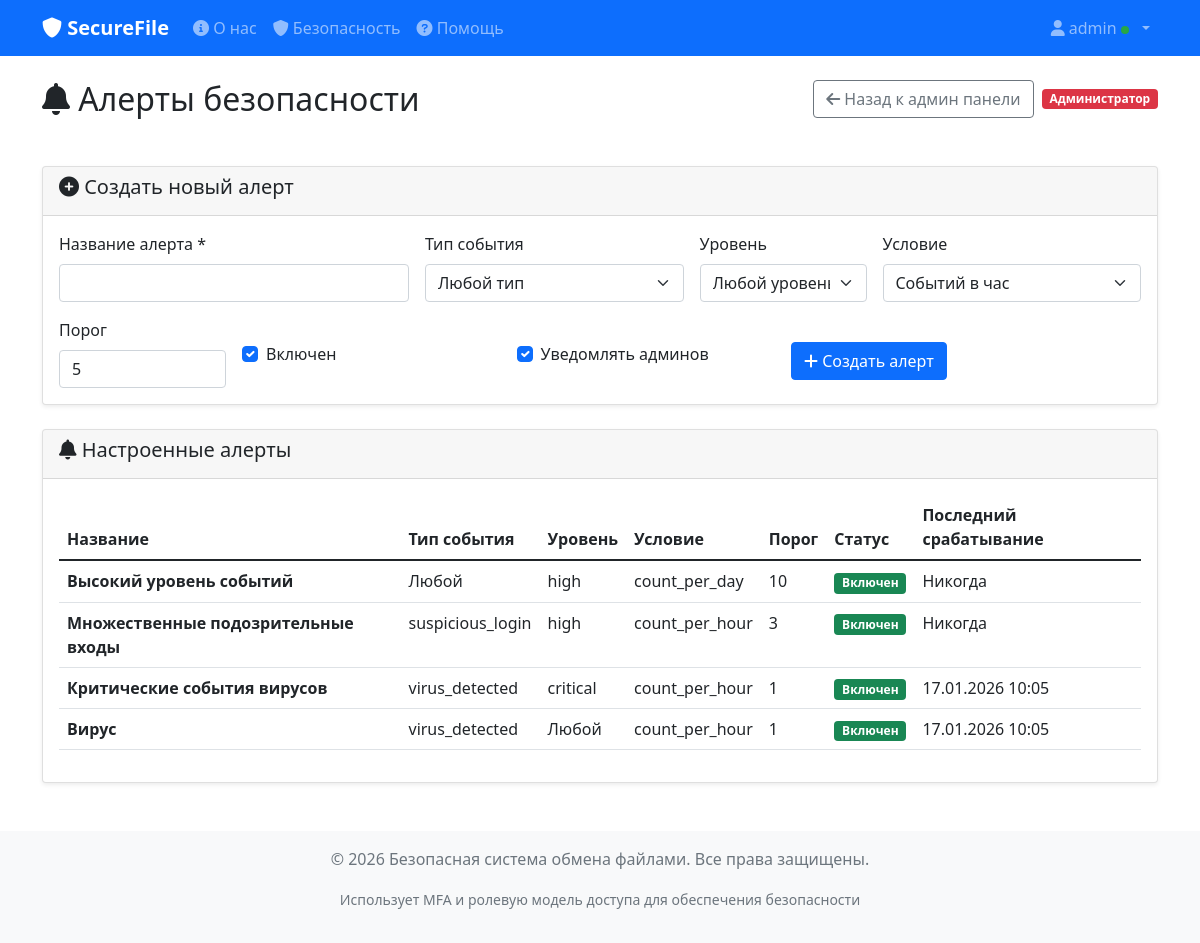
/admin/security/alerts (signed in), run on the app's committed database.
### app.py (models this page shows, shortened)
class User(UserMixin, db.Model):
    id = db.Column(db.Integer, primary_key=True)
    username = db.Column(db.String(80), unique=True, nullable=False)
    email = db.Column(db.String(120), unique=True, nullable=False)
    password_hash = db.Column(db.String(120), nullable=False)
    mfa_secret = db.Column(db.String(32), nullable=True)
    mfa_enabled = db.Column(db.Boolean, default=False)
    role_id = db.Column(db.Integer, db.ForeignKey('role.id'), nullable=False)
    department_id = db.Column(db.Integer, db.ForeignKey('department.id'), nullable=True)
    managed_department_id = db.Column(db.Integer, db.ForeignKey('department.id'), nullable=True)
    status = db.Column(db.String(20), default='pending')  # pending, active, rejected, blocked
    status_reason = db.Column(db.Text)
    is_enabled = db.Column(db.Boolean, default=True)
    created_at = db.Column(db.DateTime, default=moscow_now)
    last_login = db.Column(db.DateTime)
    force_mfa_override = db.Column(db.Boolean, nullable=True)  # None - inherit
    role = db.relationship('Role', backref='users')
    department = db.relationship('Department', foreign_keys=[department_id])
    managed_department = db.relationship('Department', foreign_keys=[managed_department_id])
    files = db.relationship('File', backref='owner', lazy=True)
    @property
    def is_active(self):
        return self.status == 'active' and self.is_enabled

class SecurityAlert(db.Model):
    id = db.Column(db.Integer, primary_key=True)
    name = db.Column(db.String(100), nullable=False)
    event_type = db.Column(db.String(50))
    severity = db.Column(db.String(20))
    condition = db.Column(db.String(100))  # count_per_hour, count_per_day, etc.
    threshold = db.Column(db.Integer, default=5)
    enabled = db.Column(db.Boolean, default=True)
    notify_admins = db.Column(db.Boolean, default=True)
    created_at = db.Column(db.DateTime, default=moscow_now)
    last_triggered = db.Column(db.DateTime, nullable=True)

### app.py (the view)
@app.route('/admin/security/alerts')
@login_required
@role_required('admin_access')
def admin_security_alerts():
    alerts = SecurityAlert.query.order_by(SecurityAlert.created_at.desc()).all()
    return render_template('admin_security_alerts.html', alerts=alerts)

### app.py (called while the page is built, shortened)
@app.before_request
def update_session():
    if request.endpoint in ('static', 'login', 'register', 'index', 'about', 'help'):
        return None
    if current_user.is_authenticated:
        session_id = flask_session.get('session_id')

@login_manager.user_loader
def load_user(user_id):
    return User.query.get(int(user_id))

def role_required(permission):
    def decorator(f):
        @wraps(f)
        def decorated_function(*args, **kwargs):
            if not current_user.is_authenticated:
                return redirect(url_for('login'))
            if not current_user.role.has_permission(permission):
                flash('У вас нет прав для выполнения этого действия', 'error')
                return redirect(url_for('dashboard'))
            return f(*args, **kwargs)
        return decorated_function
    return decorator

    def has_permission(self, permission):
        import json
        perms = json.loads(self.permissions or '[]')
        return permission in perms

### templates/admin_security_alerts.html (shortened to what this page needs)
{% extends "base.html" %}
{% block content %}
<div class="row mb-4">
    <div class="col-12">
        <div class="d-flex justify-content-between align-items-center mb-4 flex-wrap gap-2">
            <h2 class="mb-0"><i class="fas fa-bell"></i> Алерты безопасности</h2>
            <div class="d-flex align-items-center gap-2">
                <a href="{{ url_for('admin_panel') }}" class="btn btn-outline-secondary">
                    <i class="fas fa-arrow-left"></i> Назад к админ панели
                </a>
                <span class="badge bg-danger">Администратор</span>
            </div>
        </div>
    </div>
</div>
<div class="row mb-4">
    <div class="col-12">
        <div class="card">
            <div class="card-header">
                <h5><i class="fas fa-plus-circle"></i> Создать новый алерт</h5>
            </div>
            <div class="card-body">
                <form method="POST" action="{{ url_for('admin_create_alert') }}">
                    <div class="row g-3">
                        <div class="col-md-4">
                            <label for="name" class="form-label">Название алерта *</label>
                            <input type="text" class="form-control" id="name" name="name" required>
                        </div>
                        <div class="col-md-3">
                            <label for="event_type" class="form-label">Тип события</label>
                            <select class="form-select" id="event_type" name="event_type">
                                <option value="">Любой тип</option>
                            </select>
                        </div>
                        <div class="col-md-2">
                            <label for="severity" class="form-label">Уровень</label>
                            <select class="form-select" id="severity" name="severity">
                                <option value="">Любой уровень</option>
                            </select>
                        </div>
                        <div class="col-md-3">
                            <label for="condition" class="form-label">Условие</label>
                            <select class="form-select" id="condition" name="condition">
                                <option value="count_per_hour">Событий в час</option>
                            </select>
                        </div>
                        <div class="col-md-2">
                            <label for="threshold" class="form-label">Порог</label>
                            <input type="number" class="form-control" id="threshold" name="threshold" value="5" min="1">
                        </div>
                        <div class="col-md-3">
                            <div class="form-check mt-4">
                                <input class="form-check-input" type="checkbox" id="enabled" name="enabled" checked>
                                <label class="form-check-label" for="enabled">Включен</label>
                            </div>
                        </div>
                        <div class="col-md-3">
                            <div class="form-check mt-4">
                                <input class="form-check-input" type="checkbox" id="notify_admins" name="notify_admins" checked>
                                <label class="form-check-label" for="notify_admins">Уведомлять админов</label>
                            </div>
                        </div>
                        <div class="col-md-4">
                            <button type="submit" class="btn btn-primary mt-4">
                                <i class="fas fa-plus"></i> Создать алерт
                            </button>
                        </div>
                    </div>
                </form>
            </div>
        </div>
    </div>
</div>
<div class="row">
    <div class="col-12">
        <div class="card">
            <div class="card-header">
                <h5><i class="fas fa-bell"></i> Настроенные алерты</h5>
            </div>
            <div class="card-body">
                <div class="table-responsive">
                    <table class="table table-hover">
                        <thead>
                            <tr>
                                <th>Название</th>
                                <th>Тип события</th>
                                <th>Уровень</th>
                                <th>Условие</th>
                                <th>Порог</th>
                                <th>Статус</th>
                                <th>Последний срабатывание</th>
                            </tr>
                        </thead>
                        <tbody>
                            {% for alert in alerts %}
                            <tr>
                                <td><strong>{{ alert.name }}</strong></td>
                                <td>{{ alert.event_type or 'Любой' }}</td>
                                <td>{{ alert.severity or 'Любой' }}</td>
                                <td>{{ alert.condition }}</td>
                                <td>{{ alert.threshold }}</td>
                                <td>
                                    <span class="badge bg-{{ 'success' if alert.enabled else 'secondary' }}">
                                        {{ 'Включен' if alert.enabled else 'Выключен' }}
                                    </span>
                                </td>
                                <td>{{ alert.last_triggered.strftime('%d.%m.%Y %H:%M') if alert.last_triggered else 'Никогда' }}</td>
                            </tr>
                            {% endfor %}
                        </tbody>
                    </table>
                </div>
            </div>
        </div>
    </div>
</div>
{% endblock %}

### templates/base.html (shortened to what this page needs)
<!DOCTYPE html>
<html lang="ru">
<head>
    <link href="https://cdn.jsdelivr.net/npm/bootstrap@5.1.3/dist/css/bootstrap.min.css" rel="stylesheet">
    <link href="https://cdnjs.cloudflare.com/ajax/libs/font-awesome/6.0.0/css/all.min.css" rel="stylesheet">
</head>
<body>
    <nav class="navbar navbar-expand-lg navbar-dark bg-primary">
        <div class="container">
            <a class="navbar-brand" href="{{ url_for('index') }}">
                <i class="fas fa-shield-alt"></i> SecureFile
            </a>
            {% if current_user.is_authenticated %}
            <div class="collapse navbar-collapse" id="navbarNav">
                <ul class="navbar-nav me-auto">
                    <li class="nav-item">
                        <a class="nav-link" href="{{ url_for('about') }}">
                            <i class="fas fa-info-circle"></i> О нас
                        </a>
                    </li>
                    <li class="nav-item">
                        <a class="nav-link" href="{{ url_for('security') }}">
                            <i class="fas fa-shield-alt"></i> Безопасность
                        </a>
                    </li>
                    <li class="nav-item">
                        <a class="nav-link" href="{{ url_for('help') }}">
                            <i class="fas fa-question-circle"></i> Помощь
                        </a>
                    </li>
                </ul>
                <ul class="navbar-nav">
                    <li class="nav-item dropdown">
                        <a class="nav-link dropdown-toggle" href="#" id="navbarDropdown" role="button" data-bs-toggle="dropdown">
                            <i class="fas fa-user"></i> {{ current_user.username }}
                            <span class="mfa-status {% if current_user.mfa_enabled %}mfa-enabled{% else %}mfa-disabled{% endif %}"></span>
                        </a>
                    </li>
                </ul>
            </div>
            {% endif %}
        </div>
    </nav>
    <div class="container mt-4">
        {% block content %}{% endblock %}
    </div>
    <footer class="bg-light text-center text-muted py-3 mt-5">
        <div class="container">
            <p>&copy; 2026 Безопасная система обмена файлами. Все права защищены.</p>
            <p><small>Использует MFA и ролевую модель доступа для обеспечения безопасности</small></p>
        </div>
    </footer>
</body>
</html>

### templates/base.html (style rules this page uses)
.navbar-brand { font-weight: bold; }
.card { box-shadow: 0 0.125rem 0.25rem rgba(0, 0, 0, 0.075); border: 1px solid rgba(0, 0, 0, 0.125); }
.mfa-status { display: inline-block; width: 8px; height: 8px; border-radius: 50%; margin-right: 5px; }
.mfa-enabled { background-color: #28a745; }

### data on the page
User: username "admin"
SecurityAlert: name "Высокий уровень событий", event_type "Любой", severity "high", condition "count_per_day", threshold "10", enabled "Включен", last_triggered "Никогда"
SecurityAlert: name "Множественные подозрительные входы", event_type "suspicious_login", severity "high", condition "count_per_hour", threshold "3", enabled "Включен", last_triggered "Никогда"
SecurityAlert: name "Критические события вирусов", event_type "virus_detected", severity "critical", condition "count_per_hour", threshold "1", enabled "Включен", last_triggered "17.01.2026 10:05"
SecurityAlert: name "Вирус", event_type "virus_detected", severity "Любой", condition "count_per_hour", threshold "1", enabled "Включен", last_triggered "17.01.2026 10:05"
